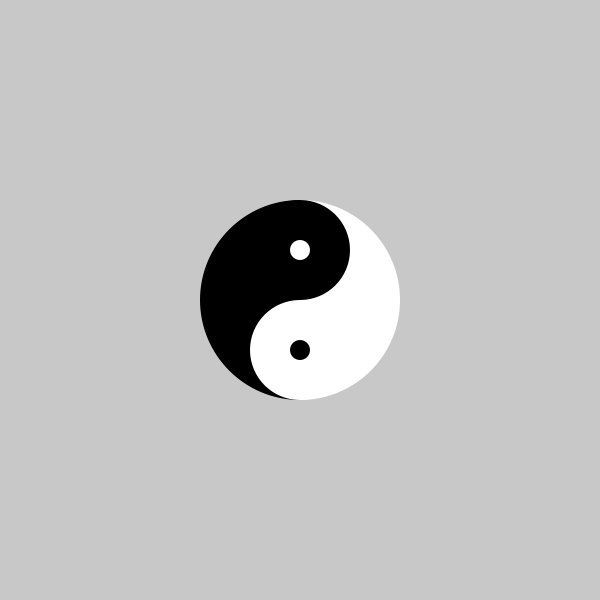
Frame 1 (no input)
Frame 60 (the mouse pressed at the canvas centre just before this capture): identical to frame 1, image omitted
Frame 120 (the mouse held since frame 60 and released just before this capture): identical to frame 1, image omitted

The Processing sketch that drew this single still picture (run headless with seeded random() and noise(); from frame 60 on, the mouse is pressed at the canvas centre):

// Processing sketch: Fluid_CircleFlow_Tech02
// ── Fluid_CircleFlow_Tech02.pde
// 欢迎关注 小菜与老鸟 （公众号、视频号、Bilibili号）

int viewport_w = 600; // 定义窗口宽
int viewport_h = 600; // 定义窗口高

float taichi_radius = 100;
Taichi taichi;

void settings() {
  size(viewport_w, viewport_h);
  
}

void setup() {
  background(200);
  taichi = new Taichi(new PVector(width / 2, height / 2), 100);
}

void draw() {
  background(200);
  taichi.display();
}

// ── Taichi.pde
// 欢迎关注 小菜与老鸟 （公众号、视频号、Bilibili号）

class Taichi {
  PVector location;
  float radius;

  Taichi(PVector location, float radius) {
    this.location = location;
    this.radius = radius;
  }

  void display() {
    float d = 2 * taichi_radius;

    pushMatrix();
    noStroke();
    translate(location.x, location.y);  // 平移坐标系，方便使用相对位置进行绘制
    fill(0);
    arc(0, 0, d, d, PI / 2, PI * 3 / 2);

    fill(255);
    arc(0, 0, d, d, -PI / 2, PI / 2);

    fill(255);
    circle(0, d / 4, taichi_radius);

    fill(0);
    circle(0, -d / 4, taichi_radius);

    fill(0);
    circle(0, d / 4, taichi_radius / 5);

    fill(255);
    circle(0, -d / 4, taichi_radius / 5);

    popMatrix();
  }
}
